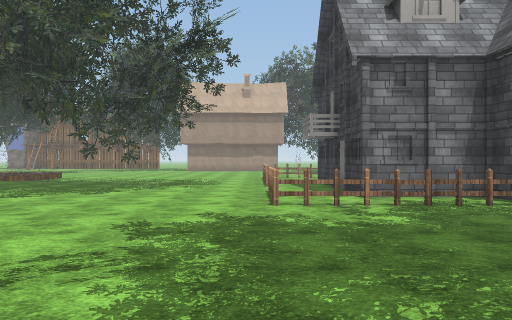
View 1 (above)

24 first-person views from a walk through a Unity game level. The camera is 1.5 m above the floor, looks level and sees 70° across. The floor is counted in squares, 2 m on a side. Each view is taken from the middle of a square. On the plan, view 1 faces up. The plan holds only what a view shows up to about 11 squares ahead; the rest is blank. The place goes on beyond the plan. Flat ground stands in for the terrain. Some surface patterns are stand-ins.

View 2
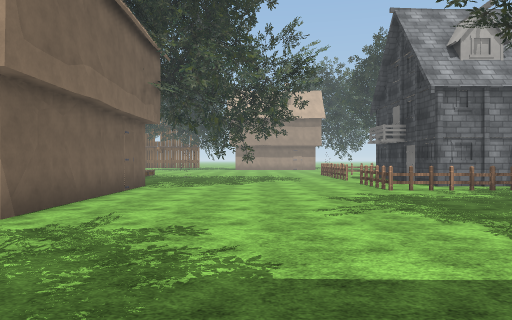

View 3
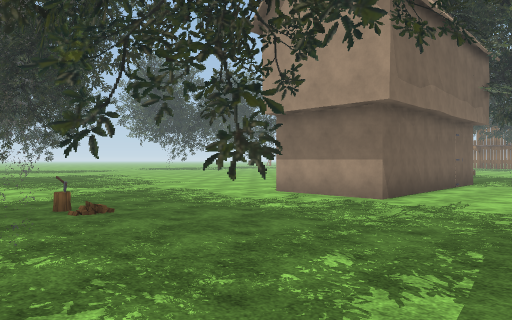

View 4
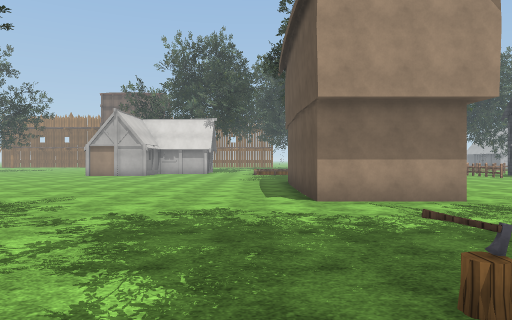

View 5
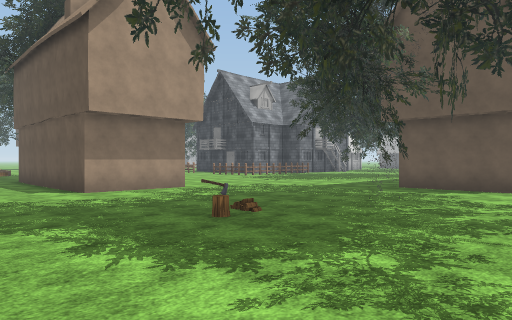

View 6
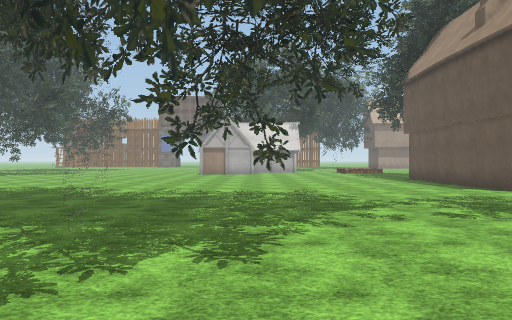

View 7
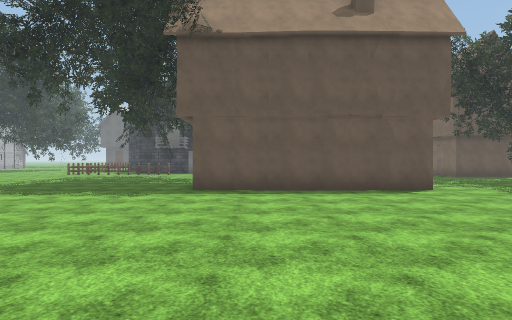

View 8
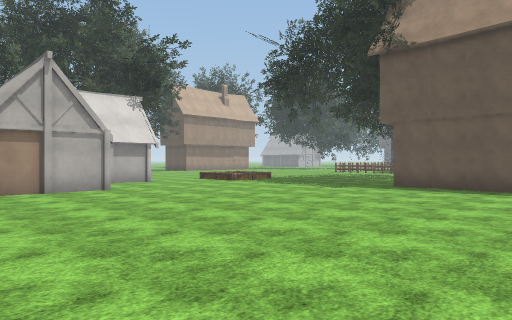

View 9
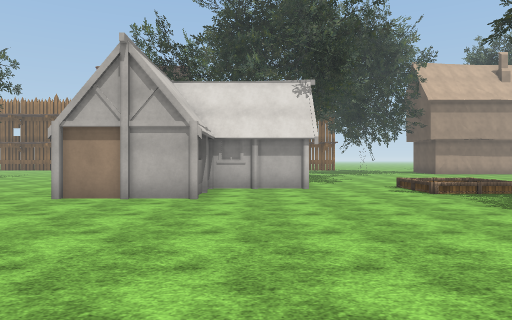

View 10
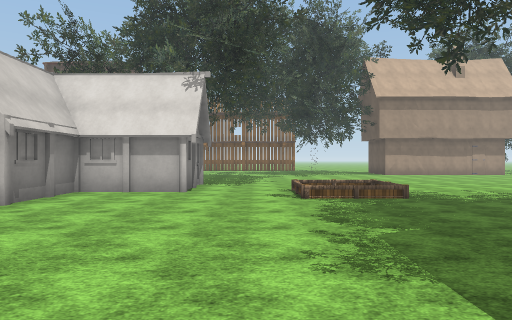

View 11
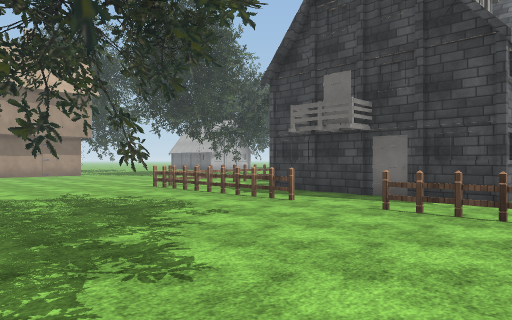

View 12
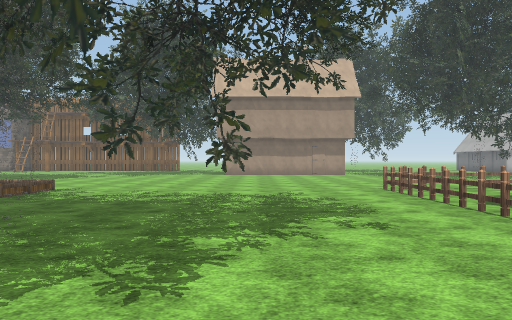

View 13
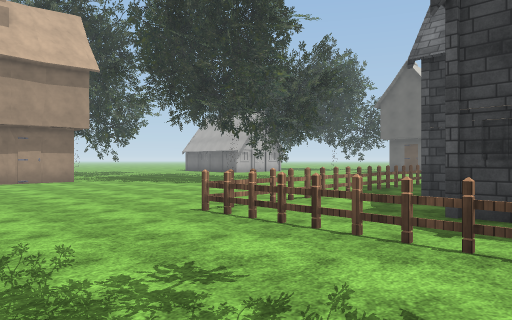

View 14
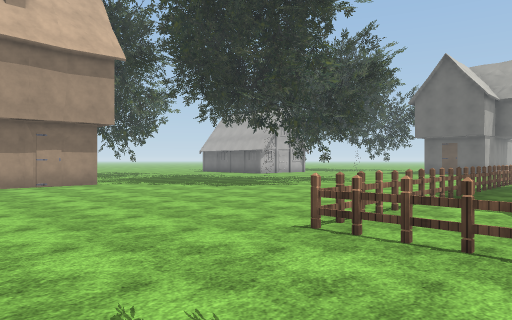

View 15
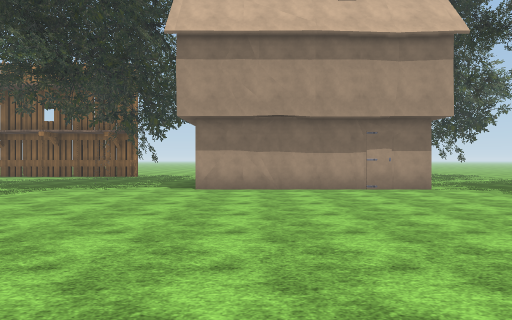

View 16
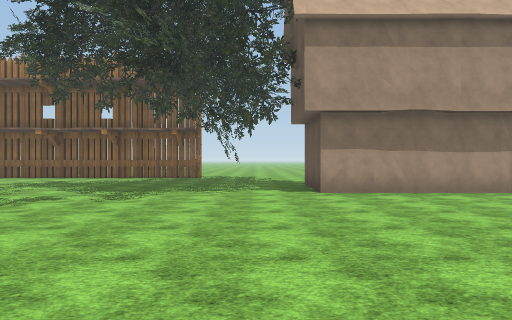

View 17
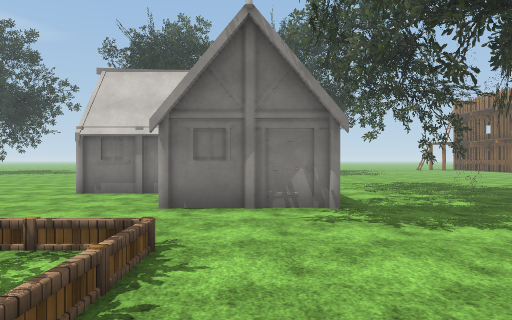

View 18
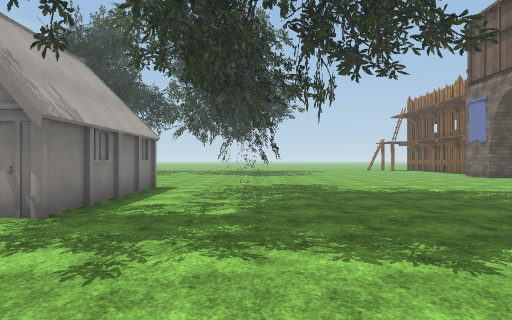

View 19
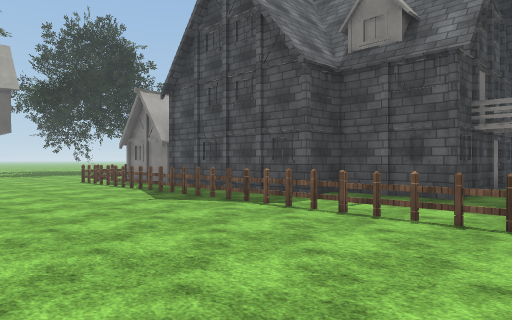

View 20
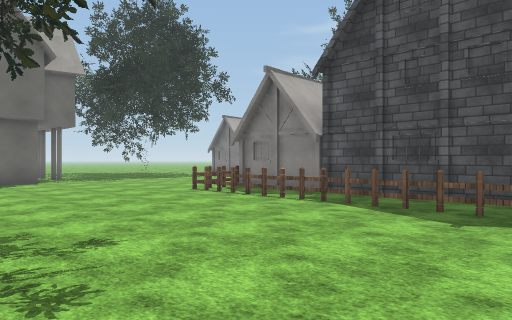

View 21
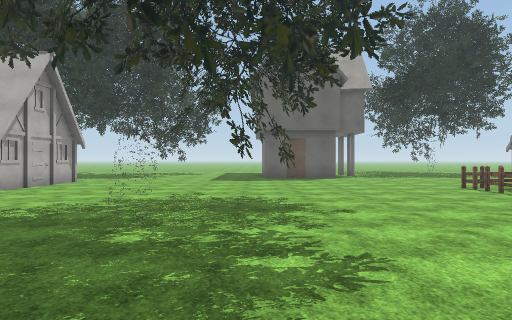

View 22
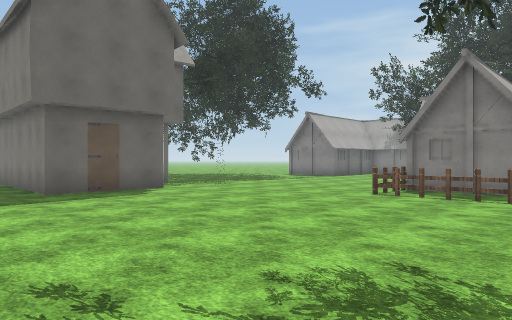

View 23
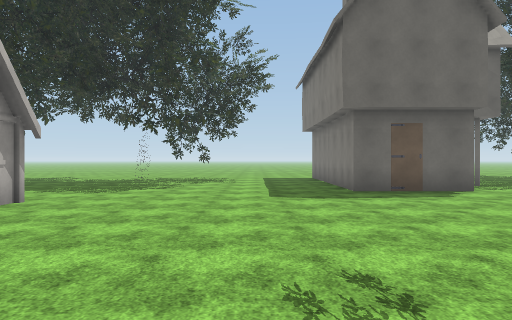

View 24
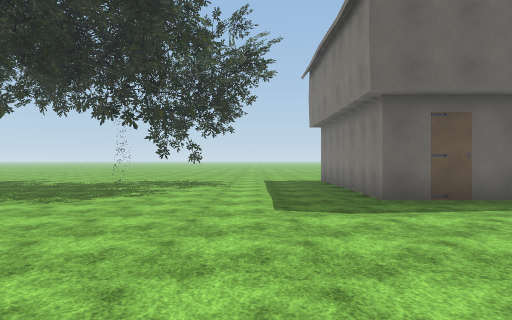

### Floor plan
Key: @ floor where view 1 was taken; # wall or solid block; x gap in a wall; . floor; / step, stairs or slope; F fence; H house; O other object.
Columns run from 19 left of view 1 to 22 right of it. Each row starts with its distance up from view 1.
 27 ..    .....# ..H              ..HH.......#
 26 ....  .........H      ..     ...........#.
 25 .....  ........HHHHHH...   ..............#
 24 .......................   ...............
 23 ....................... ..................
 22 ..........................#  .............
 21 ..........................##..............
 20 ...###......................#........HHHHH
 19 ....x................................H
 18 ....x................................H
 17 .HHHHHH................................H
 16   HHHHH.................................
 15   HHHHH..///.......FFFFFFFFFFFFFF....
 14   HH....././.......F....######HHO...
 13   HHH....///.......F....#     H  ..
 12  H.HH..............F..###     H
 11  ............. ....F..#       H
 10  ...............#..F..#       H
  9  .............##......#
  8  ..................F..###
  7  .........HHH......O....#
  6 ..........HHH......FFFFF
  5 ..........HHH...........
  4 ..........HHH..........
  3 ..........HHH.........
  2 ..........HHH........
  1 ....................
  0 ...................@
 -1 ...................
 -2 ..................
 -3  .### ....OO. .#.H
 -4   ..........#.#..H
 -5   ...............H
 -6         ........
 -7     .  . ..

Where each view was taken, in squares from view 1:
view 1: 0 up, 0 right, facing up
view 2: 3 down, 3 left, facing up
view 3: 5 down, 3 left, facing up-left
view 4: 5 down, 10 left, facing up
view 5: 7 down, 12 left, facing up-right
view 6: 7 down, 15 left, facing up
view 7: 6 up, 18 left, facing right
view 8: 3 up, 19 left, facing up-right
view 9: 5 up, 14 left, facing up
view 10: 6 up, 11 left, facing up
view 11: 6 up, 5 left, facing up-right
view 12: 6 up, 3 left, facing up
view 13: 11 up, 3 left, facing up-right
view 14: 13 up, 3 left, facing up-right
view 15: 15 up, 3 left, facing up
view 16: 16 up, 6 left, facing up
view 17: 16 up, 7 left, facing left
view 18: 20 up, 8 left, facing left
view 19: 20 up, 0 right, facing down-right
view 20: 21 up, 5 right, facing down-right
view 21: 21 up, 3 right, facing right
view 22: 23 up, 9 right, facing down-right
view 23: 23 up, 9 right, facing right
view 24: 23 up, 11 right, facing right
